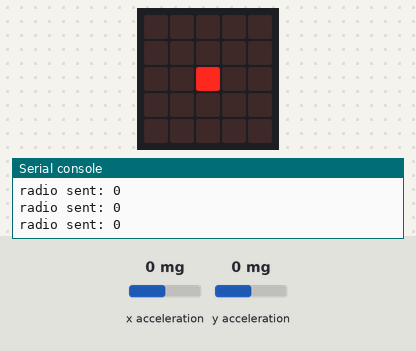
This program was run on a simulated BBC micro:bit (MakeCode). Parts: the board's 5×5 LED display, the last lines printed to the serial console. The test bench sets the inputs (shaded band); at power-on: x acceleration 0 mg, y acceleration 0 mg. No radio messages arrive unless stated (any console line starting 'radio sent:' is added by the test bench).

Above: at 1.2 s.
1.3 s: x acceleration set to -188 mg
2.8 s: x acceleration set to -219 mg
At 3.6 s:
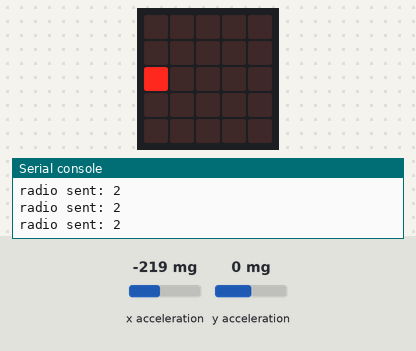
4.3 s: x acceleration set to 750 mg
At 4.8 s:
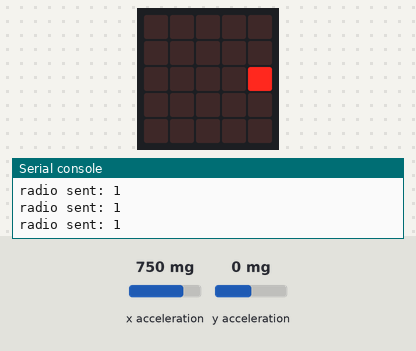
5.8 s: x acceleration set to 213 mg
7.3 s: x acceleration set to 182 mg
At 8.4 s:
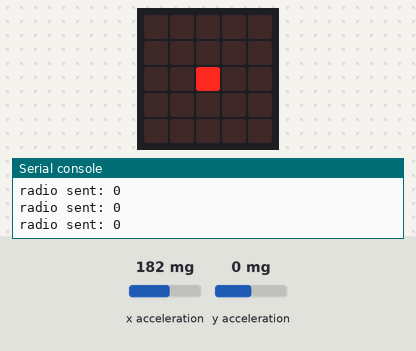
8.8 s: y acceleration set to -191 mg
10.3 s: y acceleration set to -210 mg
At 10.7 s:
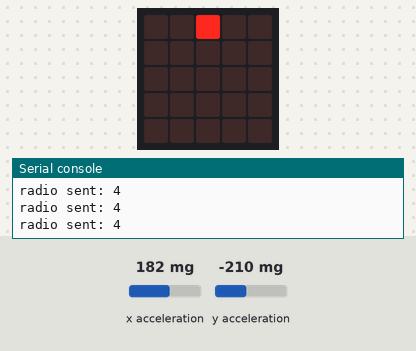
Timing chart, 0 to 12.8 s (numbered marks = the images above; inputs shaded):
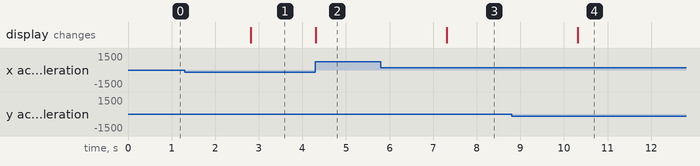

Measured:
- the behaviour switches between -200 and -201 mg on x acceleration (found by bisection; images 0 and 1)
- the behaviour switches between 201 and 200 mg on x acceleration (found by bisection; images 2 and 3)
- the behaviour switches between -200 and -201 mg on y acceleration (found by bisection; images 3 and 4)
- after the input at 2.8 s, the display: changes at once (image 1)
- after the input at 4.3 s, the display: changes at once (image 2)
- after the input at 7.3 s, the display: changes at once (image 3)
- after the input at 10.3 s, the display: changes at once (image 4)

The program:

main.ts
```typescript
radio.setGroup(1)
basic.forever(function () {
    if (input.acceleration(Dimension.X) > 200) {
        basic.clearScreen()
        led.plot(4, 2)
        radio.sendNumber(1)
    } else if (input.acceleration(Dimension.X) < -200) {
        basic.clearScreen()
        led.plot(0, 2)
        radio.sendNumber(2)
    } else if (input.acceleration(Dimension.Y) > 200) {
        basic.clearScreen()
        led.plot(2, 4)
        radio.sendNumber(3)
    } else if (input.acceleration(Dimension.Y) < -200) {
        basic.clearScreen()
        led.plot(2, 0)
        radio.sendNumber(4)
    } else {
        basic.clearScreen()
        led.plot(2, 2)
        radio.sendNumber(0)
    }
})
```

test.ts
```typescript
// tests gaan hier; deze zal niet worden gecompileerd wanneer dit pakket wordt gebruikt als extensie.
```
